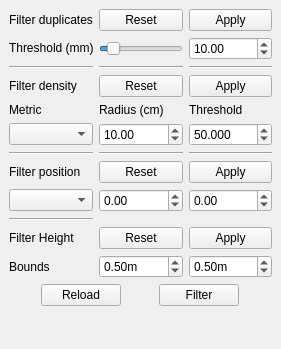
        <widget class="QWidget" name="tabFilters">
         <attribute name="title">
          <string>Filters</string>
         </attribute>
         <widget class="QWidget" name="verticalLayoutWidget">
          <property name="geometry">
           <rect>
            <x>9</x>
            <y>9</y>
            <width>263</width>
            <height>331</height>
           </rect>
          </property>
          <layout class="QVBoxLayout" name="verticalLayout_3">
           <property name="sizeConstraint">
            <enum>QLayout::SetMaximumSize</enum>
           </property>
           <item>
            <layout class="QGridLayout" name="gridLayout_6">
             <item row="7" column="1">
              <widget class="QPushButton" name="pushButtonResetPositionFilter">
               <property name="text">
                <string>Reset</string>
               </property>
              </widget>
             </item>
             <item row="1" column="0">
              <widget class="QLabel" name="labelRemoveDuplicatesThreshold">
               <property name="sizePolicy">
                <sizepolicy hsizetype="Minimum" vsizetype="Fixed">
                 <horstretch>0</horstretch>
                 <verstretch>0</verstretch>
                </sizepolicy>
               </property>
               <property name="text">
                <string>Threshold (mm)</string>
               </property>
              </widget>
             </item>
             <item row="5" column="0">
              <widget class="QComboBox" name="comboBoxFilterDensityMetric">
               <property name="sizePolicy">
                <sizepolicy hsizetype="Minimum" vsizetype="Fixed">
                 <horstretch>0</horstretch>
                 <verstretch>0</verstretch>
                </sizepolicy>
               </property>
               <property name="currentText">
                <string/>
               </property>
              </widget>
             </item>
             <item row="3" column="2">
              <widget class="QPushButton" name="pushButtonApplyDensityFilter">
               <property name="text">
                <string>Apply</string>
               </property>
              </widget>
             </item>
             <item row="3" column="1">
              <widget class="QPushButton" name="pushButtonResetDensityFilter">
               <property name="text">
                <string>Reset</string>
               </property>
              </widget>
             </item>
             <item row="0" column="2">
              <widget class="QPushButton" name="pushButtonApplyDuplicateFilter">
               <property name="text">
                <string>Apply</string>
               </property>
              </widget>
             </item>
             <item row="3" column="0">
              <widget class="QLabel" name="labelFilterDensity">
               <property name="sizePolicy">
                <sizepolicy hsizetype="Minimum" vsizetype="Minimum">
                 <horstretch>0</horstretch>
                 <verstretch>0</verstretch>
                </sizepolicy>
               </property>
               <property name="text">
                <string>Filter density</string>
               </property>
              </widget>
             </item>
             <item row="0" column="0">
              <widget class="QLabel" name="labelRemoveDuplicatePoints">
               <property name="sizePolicy">
                <sizepolicy hsizetype="Minimum" vsizetype="Minimum">
                 <horstretch>0</horstretch>
                 <verstretch>0</verstretch>
                </sizepolicy>
               </property>
               <property name="text">
                <string>Filter duplicates</string>
               </property>
              </widget>
             </item>
             <item row="1" column="1">
              <widget class="QSlider" name="horizontalSliderRemoveDuplicatesThreshold">
               <property name="value">
                <number>10</number>
               </property>
               <property name="orientation">
                <enum>Qt::Horizontal</enum>
               </property>
              </widget>
             </item>
             <item row="0" column="1">
              <widget class="QPushButton" name="pushButtonResetDuplicatesFilter">
               <property name="text">
                <string>Reset</string>
               </property>
              </widget>
             </item>
             <item row="4" column="0">
              <widget class="QLabel" name="label_3">
               <property name="sizePolicy">
                <sizepolicy hsizetype="Preferred" vsizetype="Fixed">
                 <horstretch>0</horstretch>
                 <verstretch>0</verstretch>
                </sizepolicy>
               </property>
               <property name="text">
                <string>Metric</string>
               </property>
              </widget>
             </item>
             <item row="2" column="1">
              <widget class="Line" name="line_6">
               <property name="orientation">
                <enum>Qt::Horizontal</enum>
               </property>
              </widget>
             </item>
             <item row="5" column="2">
              <widget class="QDoubleSpinBox" name="doubleSpinBoxFilterDensityThreshold">
               <property name="sizePolicy">
                <sizepolicy hsizetype="Minimum" vsizetype="Fixed">
                 <horstretch>0</horstretch>
                 <verstretch>0</verstretch>
                </sizepolicy>
               </property>
               <property name="decimals">
                <number>3</number>
               </property>
               <property name="maximum">
                <double>10000.000000000000000</double>
               </property>
               <property name="value">
                <double>50.000000000000000</double>
               </property>
              </widget>
             </item>
             <item row="1" column="2">
              <widget class="QDoubleSpinBox" name="doubleSpinBoxRemoveDuplicatesThreshold">
               <property name="value">
                <double>10.000000000000000</double>
               </property>
              </widget>
             </item>
             <item row="4" column="2">
              <widget class="QLabel" name="label_4">
               <property name="sizePolicy">
                <sizepolicy hsizetype="Preferred" vsizetype="Fixed">
                 <horstretch>0</horstretch>
                 <verstretch>0</verstretch>
                </sizepolicy>
               </property>
               <property name="text">
                <string>Threshold</string>
               </property>
              </widget>
             </item>
             <item row="2" column="2">
              <widget class="Line" name="line_7">
               <property name="orientation">
                <enum>Qt::Horizontal</enum>
               </property>
              </widget>
             </item>
             <item row="6" column="0">
              <widget class="Line" name="line_3">
               <property name="orientation">
                <enum>Qt::Horizontal</enum>
               </property>
              </widget>
             </item>
             <item row="6" column="1">
              <widget class="Line" name="line_2">
               <property name="sizePolicy">
                <sizepolicy hsizetype="Minimum" vsizetype="Fixed">
                 <horstretch>0</horstretch>
                 <verstretch>0</verstretch>
                </sizepolicy>
               </property>
               <property name="orientation">
                <enum>Qt::Horizontal</enum>
               </property>
              </widget>
             </item>
             <item row="4" column="1">
              <widget class="QLabel" name="label_5">
               <property name="sizePolicy">
                <sizepolicy hsizetype="Preferred" vsizetype="Fixed">
                 <horstretch>0</horstretch>
                 <verstretch>0</verstretch>
                </sizepolicy>
               </property>
               <property name="text">
                <string>Radius (cm)</string>
               </property>
              </widget>
             </item>
             <item row="2" column="0">
              <widget class="Line" name="line_5">
               <property name="orientation">
                <enum>Qt::Horizontal</enum>
               </property>
              </widget>
             </item>
             <item row="6" column="2">
              <widget class="Line" name="line_4">
               <property name="orientation">
                <enum>Qt::Horizontal</enum>
               </property>
              </widget>
             </item>
             <item row="5" column="1">
              <widget class="QDoubleSpinBox" name="doubleSpinBoxFilterDensityKernelRadius">
               <property name="sizePolicy">
                <sizepolicy hsizetype="Minimum" vsizetype="Fixed">
                 <horstretch>0</horstretch>
                 <verstretch>0</verstretch>
                </sizepolicy>
               </property>
               <property name="minimum">
                <double>0.100000000000000</double>
               </property>
               <property name="maximum">
                <double>1000.000000000000000</double>
               </property>
               <property name="value">
                <double>10.000000000000000</double>
               </property>
              </widget>
             </item>
             <item row="7" column="2">
              <widget class="QPushButton" name="pushButtonApplyPositionFilter">
               <property name="text">
                <string>Apply</string>
               </property>
              </widget>
             </item>
             <item row="8" column="0">
              <widget class="QComboBox" name="comboBoxFilterPositionDimension"/>
             </item>
             <item row="7" column="0">
              <widget class="QLabel" name="labelFilterPosition">
               <property name="text">
                <string>Filter position</string>
               </property>
              </widget>
             </item>
             <item row="8" column="2">
              <widget class="QDoubleSpinBox" name="doubleSpinBoxFilterPositionMax">
               <property name="minimum">
                <double>-100000.000000000000000</double>
               </property>
               <property name="maximum">
                <double>100000.000000000000000</double>
               </property>
              </widget>
             </item>
             <item row="8" column="1">
              <widget class="QDoubleSpinBox" name="doubleSpinBoxFilterPositionMin">
               <property name="minimum">
                <double>-1000000.000000000000000</double>
               </property>
               <property name="maximum">
                <double>1000000.000000000000000</double>
               </property>
              </widget>
             </item>
             <item row="10" column="1">
              <widget class="QPushButton" name="pushButtonResetRelativeHeightFilter">
               <property name="text">
                <string>Reset</string>
               </property>
              </widget>
             </item>
             <item row="9" column="0">
              <widget class="Line" name="line_47">
               <property name="orientation">
                <enum>Qt::Horizontal</enum>
               </property>
              </widget>
             </item>
             <item row="10" column="0">
              <widget class="QLabel" name="labelFilterHeight">
               <property name="text">
                <string>Filter Height</string>
               </property>
              </widget>
             </item>
             <item row="10" column="2">
              <widget class="QPushButton" name="pushButtonApplyRelativeHeightFilter">
               <property name="text">
                <string>Apply</string>
               </property>
              </widget>
             </item>
             <item row="11" column="1">
              <widget class="QDoubleSpinBox" name="doubleSpinBoxFilterHeightLowerBound">
               <property name="toolTip">
                <string>Offset below median height.</string>
               </property>
               <property name="suffix">
                <string>m</string>
               </property>
               <property name="singleStep">
                <double>0.100000000000000</double>
               </property>
               <property name="value">
                <double>0.500000000000000</double>
               </property>
              </widget>
             </item>
             <item row="11" column="2">
              <widget class="QDoubleSpinBox" name="doubleSpinBoxFilterHeightUpperBound">
               <property name="toolTip">
                <string>Offset above median height.</string>
               </property>
               <property name="suffix">
                <string>m</string>
               </property>
               <property name="singleStep">
                <double>0.100000000000000</double>
               </property>
               <property name="value">
                <double>0.500000000000000</double>
               </property>
              </widget>
             </item>
             <item row="11" column="0">
              <widget class="QLabel" name="labelFilterHeightBounds">
               <property name="toolTip">
                <string>Offsets (above/below) median height value to exclude. Uses the grid to compute the values.</string>
               </property>
               <property name="text">
                <string>Bounds</string>
               </property>
              </widget>
             </item>
            </layout>
           </item>
           <item>
            <layout class="QHBoxLayout" name="horizontalLayout_2">
             <item>
              <widget class="QPushButton" name="pushButtonRestoreOriginal">
               <property name="sizePolicy">
                <sizepolicy hsizetype="Fixed" vsizetype="Fixed">
                 <horstretch>0</horstretch>
                 <verstretch>0</verstretch>
                </sizepolicy>
               </property>
               <property name="text">
                <string>Reload</string>
               </property>
              </widget>
             </item>
             <item>
              <widget class="QPushButton" name="pushButtonFilterOriginal">
               <property name="sizePolicy">
                <sizepolicy hsizetype="Fixed" vsizetype="Fixed">
                 <horstretch>0</horstretch>
                 <verstretch>0</verstretch>
                </sizepolicy>
               </property>
               <property name="text">
                <string>Filter</string>
               </property>
              </widget>
             </item>
            </layout>
           </item>
           <item>
            <spacer name="verticalSpacer_2">
             <property name="orientation">
              <enum>Qt::Vertical</enum>
             </property>
             <property name="sizeHint" stdset="0">
              <size>
               <width>20</width>
               <height>40</height>
              </size>
             </property>
            </spacer>
           </item>
          </layout>
         </widget>
        </widget>
